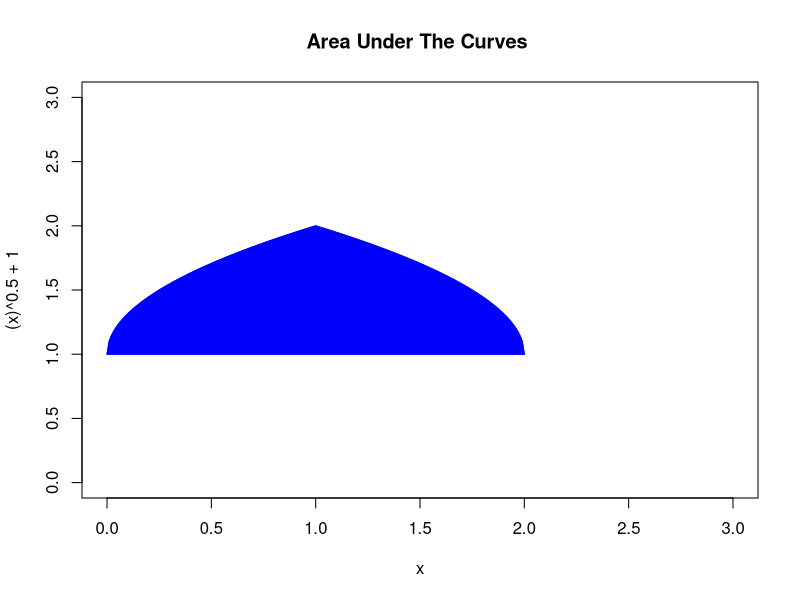

Here is the R script that generated this plot:
## ---- chunk 1
knitr::opts_chunk$set(echo = TRUE)


## ---- chunk 2

c1 = curve((x)^0.5 + 1, from = 0, to = 1, xlim = c(0, 3), ylim = c(0, 3), col = "blue", main = "Area Under The Curves ")
c2 = curve(((2-x)^0.5) + 1, from = 1, to = 2, xlim = c(0, 3), ylim = c(0, 3), add = TRUE, col = "blue")
c3 = curve(0 * x + 1, from = 0, to = 2, add = TRUE, col = "blue")

polygon(c(c1$x, rev(c2$x), rev(c3$x)),c(c1$y, rev(c2$y), rev(c3$y)), col = "blue", border="blue")

## ---- chunk 3

a1 = function(y) {2 - ((y-1)^2)}
a2 = function(y) {(y-1)^2}

ax <- integrate(a1, 1,2)
bx <- integrate(a2,1,2)


# The Area Bounded by the 2 curves and line y = 2 is :

(Area <- round((ax$value - bx$value),2))

